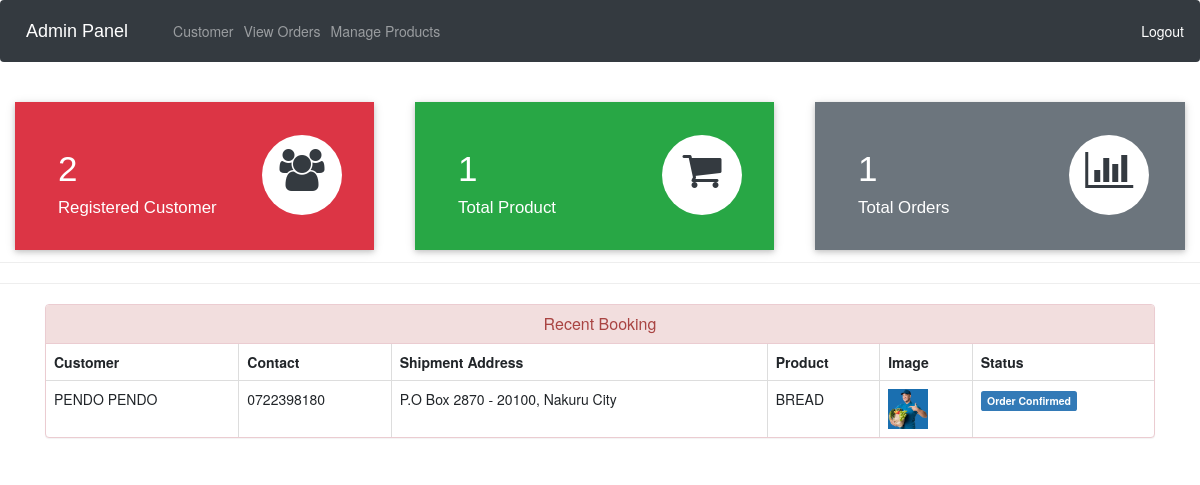
Page /admin-dashboard (signed in) on the committed database.
### ecom/models.py (models this page shows, shortened)
class Customer(models.Model):
    user=models.OneToOneField(User,on_delete=models.CASCADE)
    profile_pic= models.ImageField(upload_to='profile_pic/CustomerProfilePic/',null=True,blank=True)
    address = models.CharField(max_length=40)
    mobile = models.CharField(max_length=20,null=False)
    @property
    def get_name(self):
        return self.user.first_name+" "+self.user.last_name

class Orders(models.Model):
    STATUS =(
        ('Pending','Pending'),
        ('Order Confirmed','Order Confirmed'),
        ('Out for Delivery','Out for Delivery'),
        ('Delivered','Delivered'),
    )
    customer=models.ForeignKey('Customer', on_delete=models.CASCADE,null=True)
    product=models.ForeignKey('Product',on_delete=models.CASCADE,null=True)
    email = models.CharField(max_length=50,null=True)
    address = models.CharField(max_length=500,null=True)
    mobile = models.CharField(max_length=20,null=True)
    order_date= models.DateField(auto_now_add=True,null=True)
    status=models.CharField(max_length=50,null=True,choices=STATUS)

class Product(models.Model):
    name=models.CharField(max_length=40)
    product_image= models.ImageField(upload_to='product_image/',null=True,blank=True)
    price = models.PositiveIntegerField()
    description=models.CharField(max_length=40)

### ecom/views.py (the view)
# urls.py: path('admin-dashboard', views.admin_dashboard_view,name='admin-dashboard'),
@login_required(login_url='adminlogin')
def admin_dashboard_view(request):
    customercount=models.Customer.objects.all().count()
    productcount=models.Product.objects.all().count()
    ordercount=models.Orders.objects.all().count()
    orders=models.Orders.objects.all()
    ordered_products=[]
    ordered_bys=[]
    for order in orders:
        ordered_product=models.Product.objects.all().filter(id=order.product.id)
        ordered_by=models.Customer.objects.all().filter(id = order.customer.id)
        ordered_products.append(ordered_product)
        ordered_bys.append(ordered_by)
    mydict={
    'customercount':customercount,
    'productcount':productcount,
    'ordercount':ordercount,
    'data':zip(ordered_products,ordered_bys,orders),
    }
    return render(request,'ecom/admin_dashboard.html',context=mydict)

### templates/ecom/admin_dashboard.html
{% extends 'ecom/admin_base.html' %}
{% load static %}
{% block content %}
<br>
{%include 'ecom/admin_dashboard_cards.html'%}
<br><br><br><br><br>
<hr><hr>
<div class="container" >
    <div class="panel panel-danger" >
      <div class="panel-heading" style="text-align:center;">
        <h6 class="panel-title">Recent Booking</h6>
      </div>
      <table class="table table-hover table-bordered" id="dev-table">
        <thead>
          <tr>
            <th>Customer</th>
            <th>Contact</th>
            <th>Shipment Address</th>
            <th>Product</th>
            <th>Image</th>
            <th>Status</th>
          </tr>
        </thead>
        {% for product,customer,order in data %}
        <tr>
          {% for c in customer %}
          <td> {{c.get_name}}</td>
          <td>{{c.mobile}}</td>
          <td>{{order.address}}</td>
          {% endfor %}
          {% for p in product %}
          <td> {{p.name}}</td>
          <td> <img src="{% static p.product_image.url %}" alt="Profile Pic" height="40px" width="40px" /></td>
          {% if order.status == 'Pending'%}
          <td> <span class="label label-info">{{order.status}}</span></td>
          {% elif order.status == 'Delivered' %}
          <td> <span class="label label-success">{{order.status}}</span></td>
          {% elif order.status == 'Out for Delivery' %}
          <td> <span class="label label-warning">{{order.status}}</span></td>
          {%else%}
            <td> <span class="label label-primary">{{order.status}}</span></td>
          {%endif%}
          {% endfor %}
        </tr>
        {% endfor %}
      </table>
  </div>
</div>
{% endblock content %}

### rows in the picture
Orders: address "P.O Box 2870 - 20100, Nakuru City", status "Order Confirmed"
Customer: get_name "PENDO PENDO", mobile "0722398180"
Product: name "BREAD", product_image (picture)

### other values in the picture
{{ customercount }} "2"
{{ productcount }} "1"
{{ ordercount }} "1"
